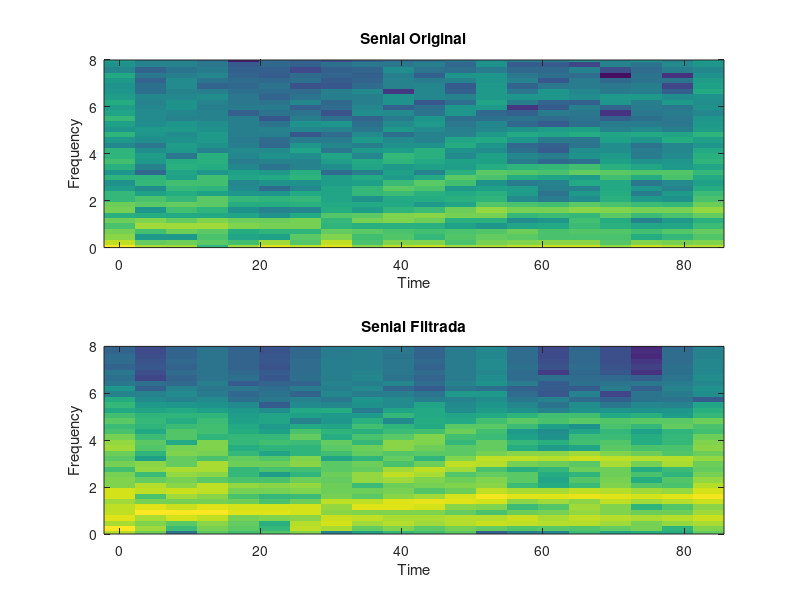

MATLAB code for this plot:
clear all;

addpath('/usr/share/octave/packages/signal-1.3.2'); %incluye el specgram

load intensidad_RGB.mat; % brillo, 1 es R, 2 es G, 3 es B.
%load audio_det.mat;
%
video_length = length(brillo);

frec_video = 29.37; %frecuencia muestreo video
t_video = 1/(2*pi*frec_video); %tiempo muestreo video

ejeXvideo = 0 : t_video : ((video_length-1)*t_video);

[b, a] = butter( 5, [0.5/frec_video , 10/frec_video]);

ida_vuelta = filtfilt(b, a, brillo(:,2));

filtrado = filter(b, a, brillo(:,2));

%frec_audio = 50; %frecuencia muestreo audio
%t_audio = 1/(2*pi*frec_audio); %tiempo muestreo audio
%
%
%ejeXaudio = 0 : t_video : 10;


%yts = specgram(brillo, 256, 1000, [], 200);

step = ceil(20*frec_video/1000);
%window = hamming(100*frec_video/1000);
window = hamming(128);
%Hamming 128 puntos

figure;

subplot(2,1,1);
specgram(brillo(:,2), 2^nextpow2(128), frec_video, window, window - step);
ylim([0  8]);
title('Senial Original');

subplot(2,1,2);
specgram(ida_vuelta, 2^nextpow2(128), frec_video, window, window - step);
ylim([0  8]);
title('Senial Filtrada');

%%ylim([10^-6  1]);
%%hold on;
%%semilogy(5:25,PeDigTeorica,'k');
%%ylim([10^-6  1]);
%%plot( ejeXvideo, brillo);
%%plot( ejeXvideo, brillo(:,2));
%xlabel('t [s]');
%ylabel('brillo [dB]');
%%legend('Curva simulada','Curva teorica','location','NorthEastOutside');
%title('Titulo');
print -djpg imagenes/punto_8_espectograma_cardiometro.jpg; %Octave
grid minor;
 
